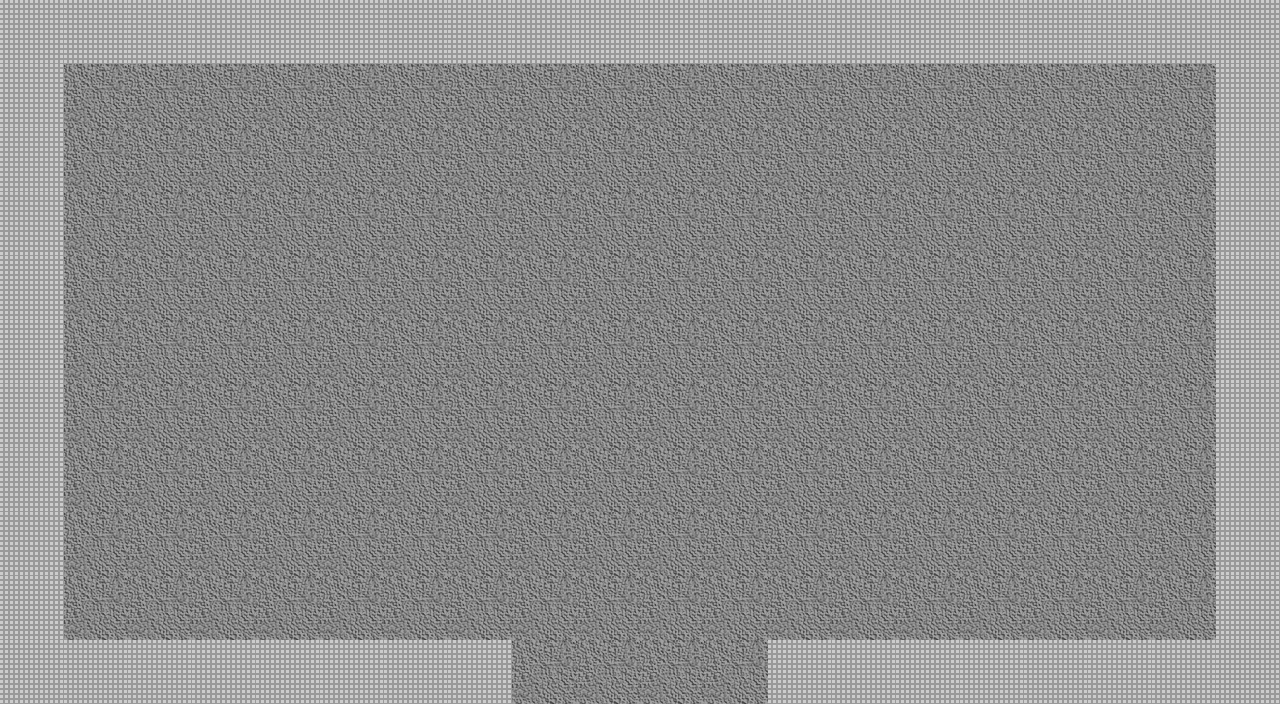

Below is a game level as drawn by its tile map, then a one-line description and the .tmx that defines it (tile-layer data replaced by summaries):
An orthogonal 20x11 tile map with 64x64 px tiles, 2 tile layers (Floor, Wall), 3 tilesets and 25 objects.

<map version="1.0" orientation="orthogonal" renderorder="right-down" width="20" height="11" tilewidth="64" tileheight="64" nextobjectid="73">
 <properties>
  <property name="unity:resource" value="True" />
  <property name="unity:tag" value="Room" />
 </properties>
 <tileset firstgid="1" source="DungeonTilePH.tsx" />
 <tileset firstgid="3" source="MobSpawner.tsx" />
 <tileset firstgid="8" source="DestructSpawn.tsx" />
 <layer name="Floor" width="20" height="11">
  <properties>
   <property name="unity:sortingLayerName" value="Floor" />
   <property name="unity:tag" value="Floor" />
  </properties>
  <data>[220 cells, 220 non-empty, 1 distinct tile ids]</data>
 </layer>
 <layer name="Wall" width="20" height="11">
  <properties>
   <property name="ChildTag" value="Wall" />
   <property name="unity:tag" value="Wall" />
  </properties>
  <data>[220 cells, 54 non-empty, 1 distinct tile ids]</data>
 </layer>
 <objectgroup name="Destructable">
  <object id="33" gid="8" x="320" y="128" width="64" height="64" />
  <object id="34" gid="8" x="320" y="192" width="64" height="64" />
  <object id="36" gid="8" x="384" y="256" width="64" height="64" />
  <object id="45" gid="8" x="832" y="256" width="64" height="64" />
  <object id="46" gid="8" x="896" y="192" width="64" height="64" />
  <object id="47" gid="8" x="896" y="128" width="64" height="64" />
  <object id="55" gid="8" x="384" y="320" width="64" height="64" />
  <object id="56" gid="8" x="384" y="384" width="64" height="64" />
  <object id="57" gid="8" x="832" y="320" width="64" height="64" />
  <object id="58" gid="8" x="832" y="384" width="64" height="64" />
  <object id="59" gid="8" x="448" y="448" width="64" height="64" />
  <object id="60" gid="8" x="512" y="448" width="64" height="64" />
  <object id="61" gid="8" x="576" y="448" width="64" height="64" />
  <object id="62" gid="8" x="640" y="448" width="64" height="64" />
  <object id="63" gid="8" x="704" y="448" width="64" height="64" />
  <object id="64" gid="8" x="768" y="448" width="64" height="64" />
 </objectgroup>
 <objectgroup name="Mobs">
  <object id="65" gid="4" x="448" y="256" width="64" height="64" />
  <object id="66" gid="4" x="768" y="256" width="64" height="64" />
  <object id="67" gid="4" x="576" y="320" width="64" height="64" />
  <object id="68" gid="4" x="640" y="320" width="64" height="64" />
  <object id="69" gid="8" x="1152" y="128" width="64" height="64" />
  <object id="70" gid="8" x="64" y="128" width="64" height="64" />
  <object id="71" gid="8" x="64" y="640" width="64" height="64" />
  <object id="72" gid="8" x="1152" y="640" width="64" height="64" />
 </objectgroup>
 <objectgroup name="Exits">
  <object id="21" x="512" y="672" width="256" height="33.3333">
   <properties>
    <property name="Exit" value="S" />
   </properties>
  </object>
 </objectgroup>
</map>
